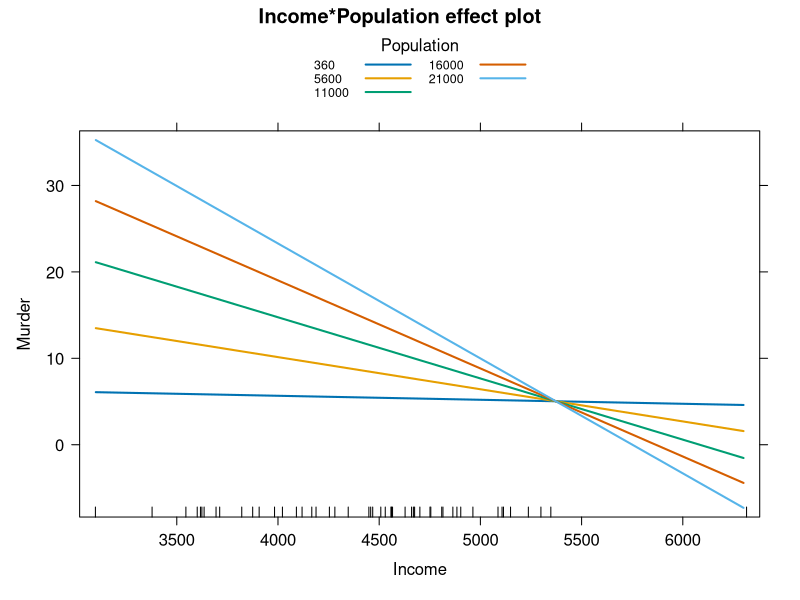
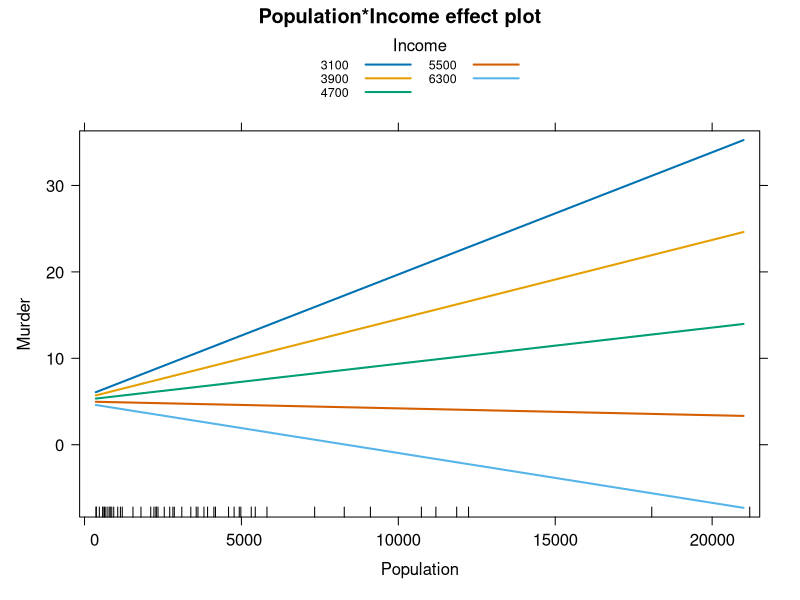

Generate these figures, in order, with R:
# Statistics for Data Science
# Lecture 4
# In-class assignment 4.3
# Interactions

#requires packages car and effects					     
#install.packages("car")			    
#install.packages("effects")			             
library(car)
library(effects)

dataset <- as.data.frame(state.x77)

NoInteraction <- lm(Murder ~ Income + Population , data=dataset)
summary(NoInteraction)
# Interpretation
# * An increase of 1000 dollars in per capita income decreases the murder rate by 1.9 murders/100000 (keeping population constant)
# * An increase of 1000 people in population increases the murder rate by 0.33 murders/100000 (keeping income constant)
# Question: does the impact of income depend on the population? (and vice versa)
# -> study interactions

ass3 <- lm(Murder ~ Income*Population , data=dataset)
summary(ass3)
# Note: insignificance of "Income" does NOT mean that income has no effect
plot(effect("Income:Population", ass3), multiline=TRUE)
# Income has an especially strong impact in states with high population

# Or if you want the plot "the other way around"
ass3 <- lm(Murder ~ Population*Income , data=dataset)
plot(effect("Population:Income", ass3), multiline=TRUE)
# For high income states the impact of population is negative (lower murder rate in high population states)
# For low income states the impact of population is positive (higher murder rate in high population states)
# But be careful: how many large + high income states are there?
dataset[(dataset$Population>10000) & (dataset$Income>5000),]
